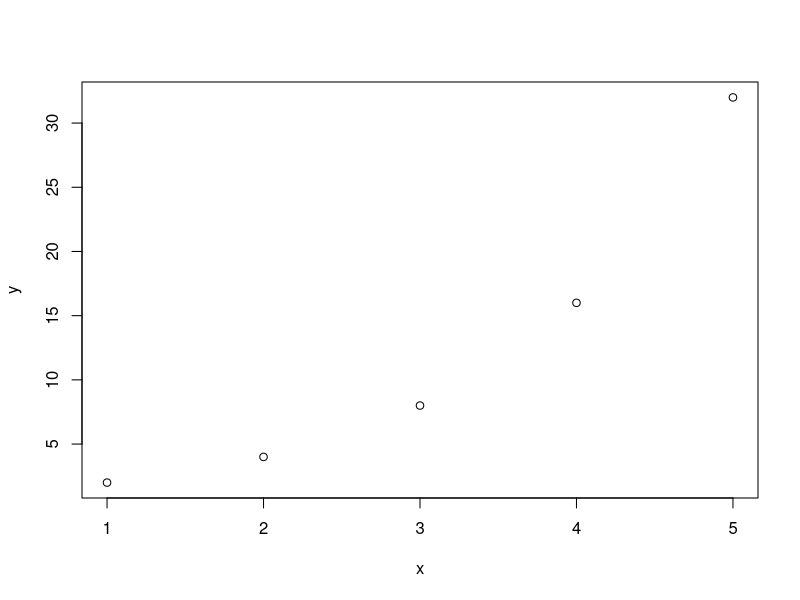
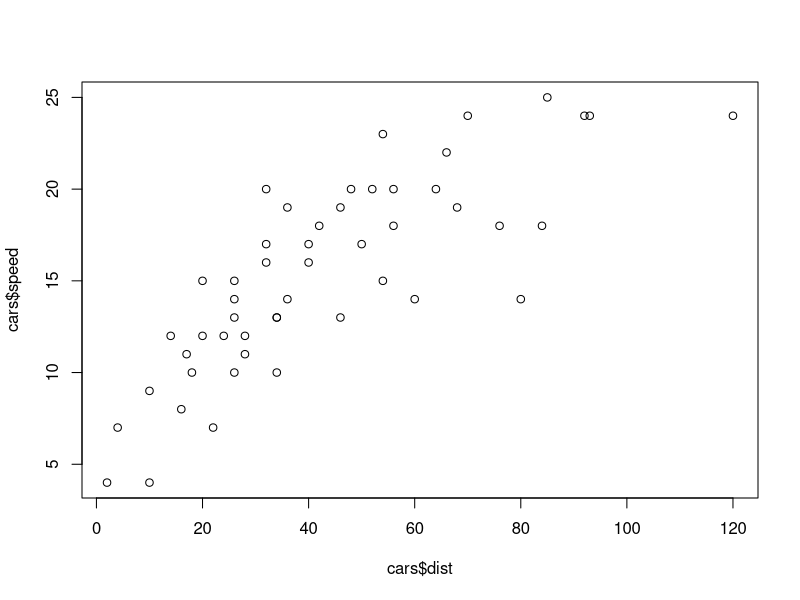
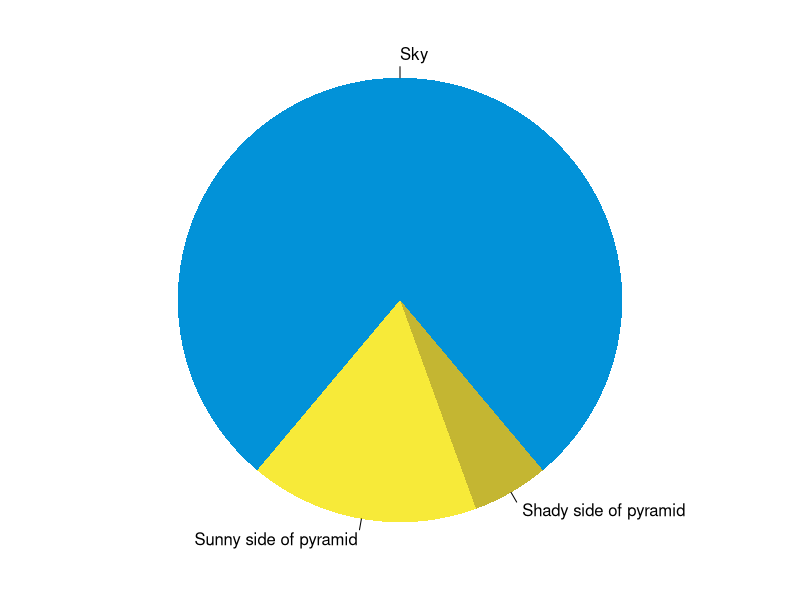

Here is the R script that generated these plots, in order:
## ---- chunk 1
knitr::opts_chunk$set(collapse = TRUE)
## ---- chunk 2

x <- c(1,2,3,4,5)
y <- c(2,4,8,16,32)
plot(x,y)

## ---- chunk 3
summary(cars)
fit <- lm(dist ~ speed, data = cars)
fit


plot(cars$dist, cars$speed)
## ---- chunk 4
par(mar = c(0, 1, 0, 1))
pie(
  c(280, 60, 20),
  c('Sky', 'Sunny side of pyramid', 'Shady side of pyramid'),
  col = c('#0292D8', '#F7EA39', '#C4B632'),
  init.angle = -50, border = NA
)
